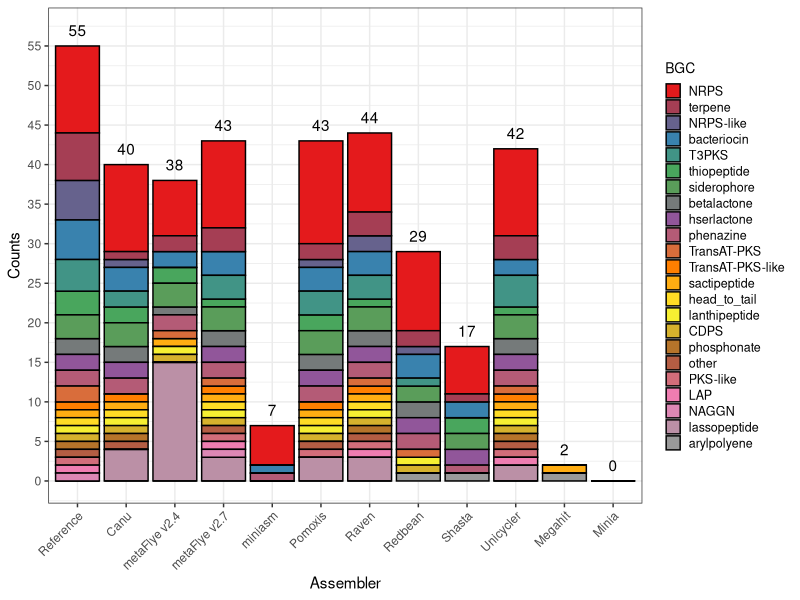
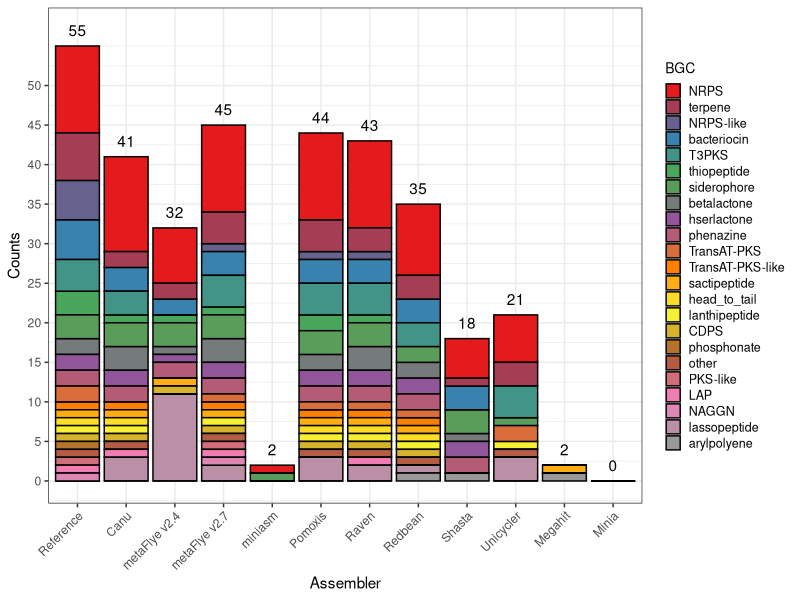
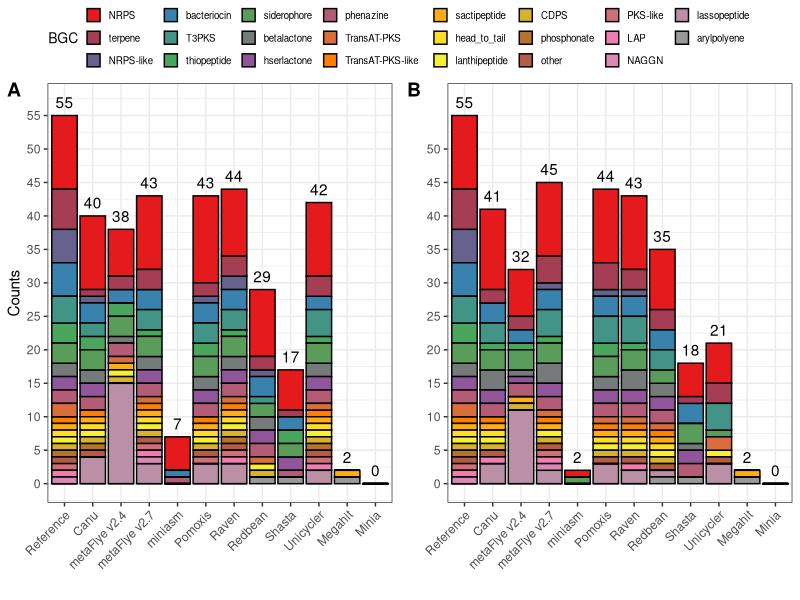
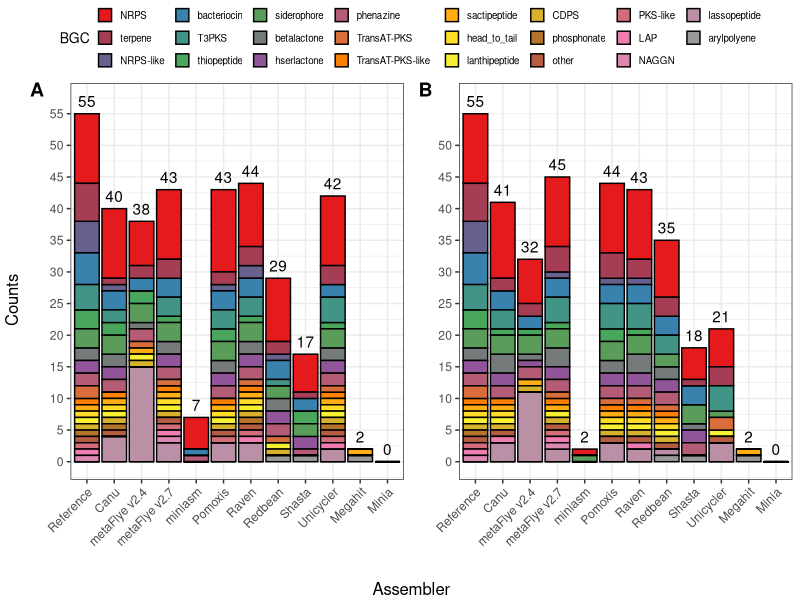
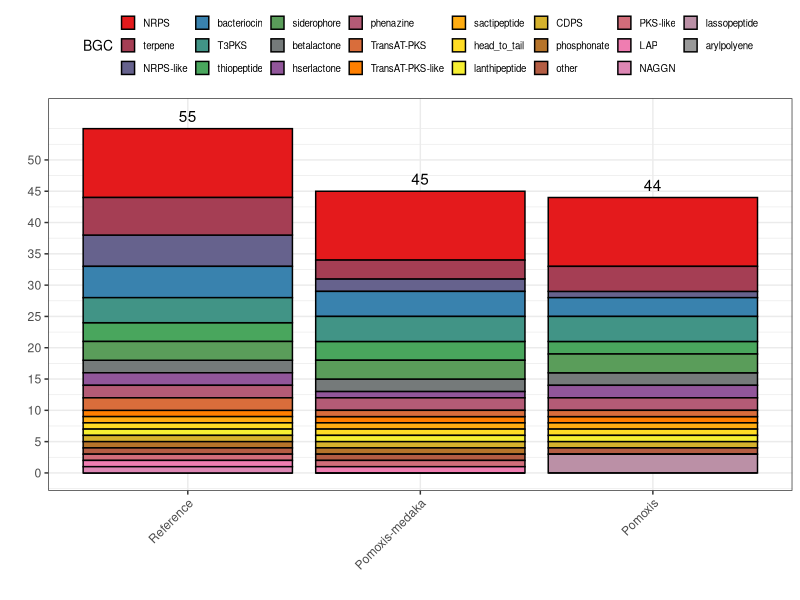

Source code (R) for these figures, in order:
## ---- chunk 1
knitr::opts_chunk$set(echo = TRUE)
## ---- chunk 2
## Library
library(ggplot2)
library(RColorBrewer)

## Dataset
cluster = read.csv(file = "EG3_BGCs.csv", header = FALSE, sep = ",")
colnames(cluster) = c("Assembler", "BGC", "Counts")
# Create a vector of each column. It's necessary to change the order of the BGC's.
Assembler = cluster$Assembler
Counts = cluster$BGC
Ref = cluster[which(cluster$Assembler == "Reference"),] # Attach the reference dataset
Ref = Ref[order(Ref$Counts, decreasing = TRUE),] # Order the reference dataset by counts decreasing.
cluster$BGC = factor(cluster$BGC, levels = Ref$BGC) # Order BGC levels with the results of counts decreasing in the reference dataset.
BGC = cluster$BGC

## BGC totals by Assembler (Numbers top of bars)
library(dplyr)
totals = cluster %>% group_by(Assembler) %>% summarize(total = sum(Counts))
## ---- chunk 3
colourCount = length(levels(BGC))
getPalette = colorRampPalette(brewer.pal(9, "Set1"))

## Stacked
p1.1 = ggplot(cluster, aes(fill = BGC, y = Counts, x = Assembler)) + 
    geom_bar( stat = "identity", color = "black") +
  geom_text(aes(Assembler, total + 2, label = total, fill = NULL), data = totals) + theme_bw() +
  theme(axis.text.x = element_text(angle = 45, hjust = 1)) + 
  ylab("Counts") + xlab("Assembler") +
  scale_y_continuous(breaks = seq(0, 60, 5)) +
  scale_x_discrete(limits = c("Reference", "Canu", "metaFlye v2.4", "metaFlye v2.7", "miniasm", "Pomoxis", "Raven", "Redbean", "Shasta", "Unicycler", "Megahit", "Minia")) +
  scale_fill_manual(values = getPalette(colourCount)) + 
  guides(fill = guide_legend(ncol = 1))

p1.2 = p1.1 + theme(legend.position="top") + guides(fill = guide_legend(nrow = 3, ncol = NULL)) + ylab("Counts") + xlab("")
p1.3 = p1.1 + theme(legend.position="top") + guides(fill = guide_legend(nrow = 3, ncol = NULL)) + ylab("") + xlab("")

addSmallLegend = function(myPlot, pointSize, textSize, titleSize, spaceLegend) {
    myPlot +
        guides(shape = guide_legend(override.aes = list(size = pointSize)),
               color = guide_legend(override.aes = list(size = pointSize))) +
        theme(legend.title = element_text(size = titleSize), 
              legend.text  = element_text(size = textSize),
              legend.key.size = unit(spaceLegend, "lines"))
  
}


p1.1 = addSmallLegend(p1.1, 0.04, 9, 10, 0.8)
p1.2 = addSmallLegend(p1.2, 0.04, 7, 10, 0.75)
p1.3 = addSmallLegend(p1.3, 0.04, 7, 10, 0.75)

p1.1

## ---- chunk 4
## Library
library(ggplot2)
library(RColorBrewer)

## Dataset
cluster = read.csv(file = "EG6_BGCs.csv", header = FALSE, sep = ",")
colnames(cluster) = c("Assembler", "BGC", "Counts")
# Create a vector of each column. It's necessary to change the order of the BGC's.
Assembler = cluster$Assembler
Counts = cluster$BGC
Ref = cluster[which(cluster$Assembler == "Reference"),] # Attach the reference dataset
Ref = Ref[order(Ref$Counts, decreasing = TRUE),] # Order the reference dataset by counts decreasing.
cluster$BGC = factor(cluster$BGC, levels = Ref$BGC) # Order BGC levels with the results of counts decreasing in the reference dataset.
BGC = cluster$BGC

## BGC totals by Assembler (Numbers top of bars)
library(dplyr)
totals = cluster %>% group_by(Assembler) %>% summarize(total = sum(Counts))
## ---- chunk 5
colourCount = length(levels(BGC))
getPalette = colorRampPalette(brewer.pal(9, "Set1"))

## Stacked
p2.1 = ggplot(cluster, aes(fill = BGC, y = Counts, x = Assembler)) + 
    geom_bar( stat = "identity", color = "black") +
  geom_text(aes(Assembler, total + 2, label = total, fill = NULL), data = totals) + theme_bw() +
  theme(axis.text.x = element_text(angle = 45, hjust = 1)) + 
  ylab("Counts") + xlab("Assembler") +
  scale_y_continuous(breaks = seq(0, 50, 5)) +
  scale_x_discrete(limits = c("Reference", "Canu", "metaFlye v2.4", "metaFlye v2.7", "miniasm", "Pomoxis", "Raven", "Redbean", "Shasta", "Unicycler", "Megahit", "Minia")) +
  scale_fill_manual(values = getPalette(colourCount)) + 
  guides(fill = guide_legend(ncol = 1))

p2.2 = p2.1 + theme(legend.position="top") + guides(fill = guide_legend(nrow = 3, ncol = NULL)) + ylab("") + xlab("")

p2.1 = addSmallLegend(p2.1, 0.04, 9, 10, 0.8)
p2.2 = addSmallLegend(p2.2, 0.04, 7, 10, 0.75)

p2.1
## ---- chunk 6
library(gridExtra)
library(ggpubr)

p3 = ggarrange(p1.2 ,p2.2, legend = "top", common.legend = TRUE, widths = c(1,1), labels = c("A", "B"))
p4 = ggarrange(p1.3 ,p2.2, legend = "top", common.legend = TRUE, widths = c(1,1), labels = c("A", "B"))

# Annotate the figure by adding a common labels
p4 = annotate_figure(p4, bottom = text_grob("Assembler"),left = text_grob("Counts", rot = 90))

p3
p4
## ---- chunk 7
## Library
library(ggplot2)
library(RColorBrewer)

## Dataset
cluster = read.csv(file = "PomoxisVSPomoxis-medaka.csv", header = FALSE, sep = ",")
colnames(cluster) = c("Assembler", "BGC", "Counts")
# Create a vector of each column. It's necessary to change the order of the BGC's.
Assembler = cluster$Assembler
Counts = cluster$BGC
Ref = cluster[which(cluster$Assembler == "Reference"),] # Attach the reference dataset
Ref = Ref[order(Ref$Counts, decreasing = TRUE),] # Order the reference dataset by counts decreasing.
cluster$BGC = factor(cluster$BGC, levels = Ref$BGC) # Order BGC levels with the results of counts decreasing in the reference dataset.
BGC = cluster$BGC

## BGC totals by Assembler (Numbers top of bars)
library(dplyr)
totals = cluster %>% group_by(Assembler) %>% summarize(total = sum(Counts))
## ---- chunk 8
colourCount = length(levels(BGC))
getPalette = colorRampPalette(brewer.pal(9, "Set1"))

## Stacked
p3 = ggplot(cluster, aes(fill = BGC, y = Counts, x = Assembler)) + 
    geom_bar( stat = "identity", color = "black") +
  geom_text(aes(Assembler, total + 2, label = total, fill = NULL), data = totals) + theme_bw() +
  theme(axis.text.x = element_text(angle = 45, hjust = 1)) + 
  ylab("Counts") + xlab("Assembler") +
  scale_y_continuous(breaks = seq(0, 50, 5)) +
  scale_x_discrete(limits = c("Reference", "Pomoxis-medaka", "Pomoxis")) +
  scale_fill_manual(values = getPalette(colourCount)) + 
  guides(fill = guide_legend(ncol = 4))

p3 = p3 + theme(legend.position="top") + guides(fill = guide_legend(nrow = 3, ncol = NULL)) + ylab("") + xlab("")

p3 = addSmallLegend(p3, 0.04, 9, 10, 0.8)
p3 = addSmallLegend(p3, 0.04, 7, 10, 0.75)

p3
